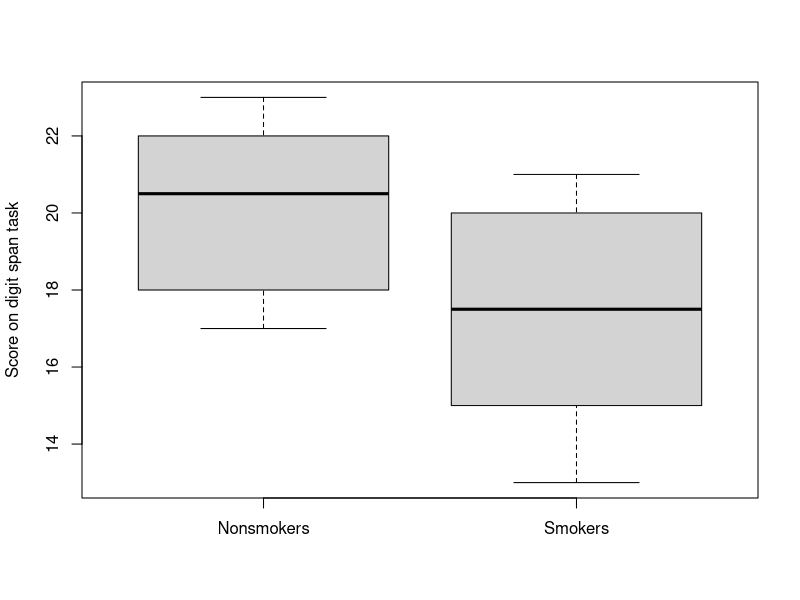

The R script that drew this image:
## ---- chunk 1
library(dplyr)
nonSmokers<-c(18,22,21,17,20,17,23,20,22,21)
smokers<-c(16,20,14,21,20,18,13,15,17,21)

my_data <- data.frame( 
  group = rep(c("nonSmokers", "smokers"), each = 10),
  quantity = c(nonSmokers,  smokers)
)

# Summary statistics 
group_by(my_data, group) %>%
  summarise(
    count = n(),
    mean = mean(quantity, na.rm = TRUE),
    sd = sd(quantity, na.rm = TRUE)
  )
## ---- chunk 2
boxplot(nonSmokers, smokers, ylab="Score on digit span task",names=c("Nonsmokers","Smokers"))  


## ---- chunk 3
d <- with(my_data, 
              quantity[group == "nonSmokers"] - 
                quantity[group == "smokers"])
shapiro.test(d)

## ---- chunk 4
t.test(nonSmokers, smokers)
## ---- chunk 5
t.test(nonSmokers, smokers, paired = TRUE)
